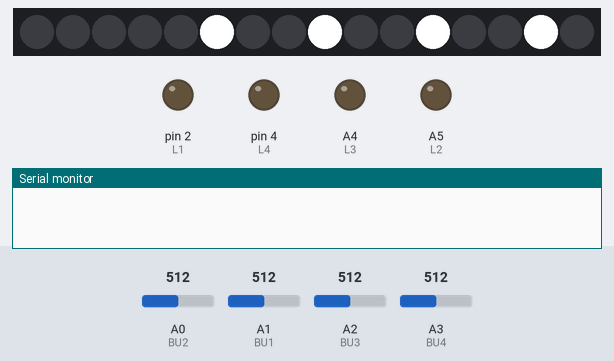
Bench run of a sketch on a simulated Arduino Uno, built with avr-gcc and run on an emulated ATmega328P. Parts: 16 RGB LEDs in strip order, left to right, output pins drawn as LEDs (lit = HIGH), the last lines printed to the serial monitor. The inputs (shaded band) are chosen by the test bench; at power-on: A3 (BU4) = 512, A0 (BU2) = 512, A1 (BU1) = 512, A2 (BU3) = 512. EEPROM starts erased.

Above: at 1.2 s.
1.3 s: A3 (BU4) set to 892
2.8 s: A3 (BU4) set to 911
At 4.0 s:
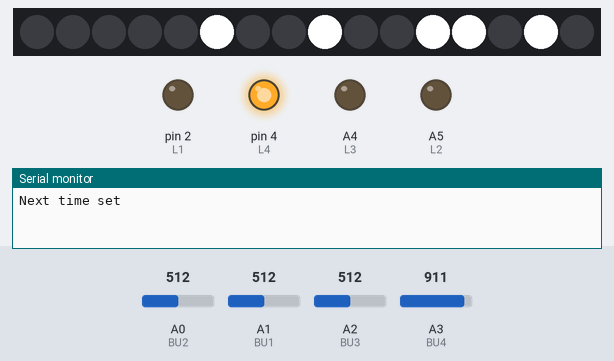
4.3 s: A0 (BU2) set to 888
5.8 s: A0 (BU2) set to 910
At 6.8 s:
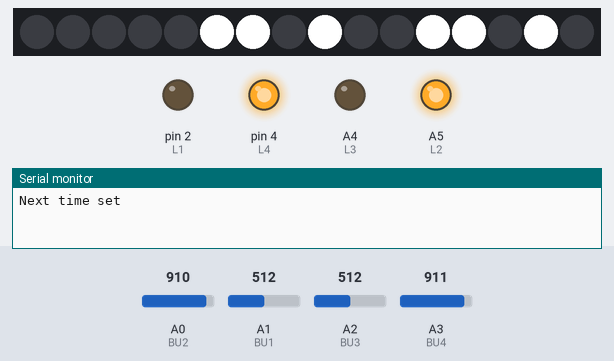
7.3 s: A1 (BU1) set to 883
8.8 s: A1 (BU1) set to 914
At 9.9 s:
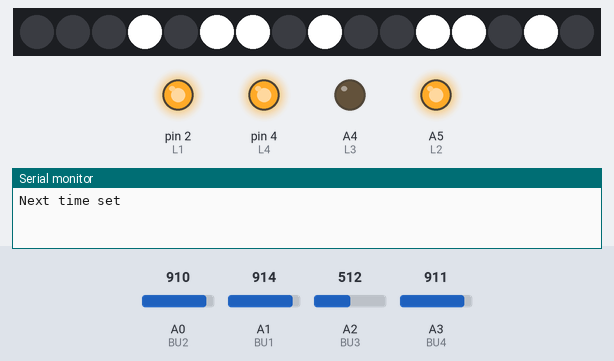
Timing chart, 0 to 11.3 s (numbered marks = the images above; inputs shaded):
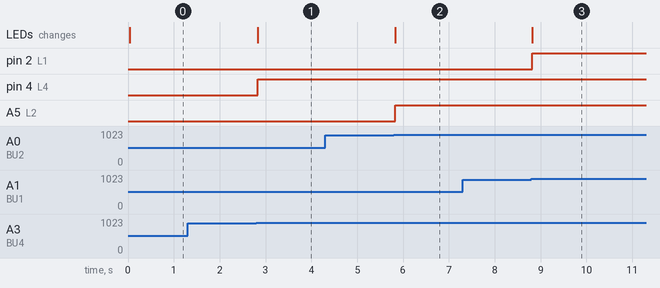

Measured:
- the behaviour switches between 899 and 900 on A3 (BU4) (found by bisection; images 0 and 1)
- the behaviour switches between 899 and 900 on A0 (BU2) (found by bisection; images 1 and 2)
- the behaviour switches between 899 and 900 on A1 (BU1) (found by bisection; images 2 and 3)
- after the input at 1.3 s, every drawn part: stays the same
- after the input at 2.8 s, pin 4 (L4): LOW → HIGH at once; the LEDs: change at once (image 1)
- after the input at 4.3 s, every drawn part: stays the same
- after the input at 5.8 s, A5 (L2): LOW → HIGH at once; the LEDs: change at once (image 2)
- after the input at 7.3 s, every drawn part: stays the same
- after the input at 8.8 s, pin 2 (L1): LOW → HIGH at once; the LEDs: change at once (image 3)

The sketch:

HatchSwitch_RGB_AVR.ino
```cpp
#include "SparkFun_Tlc5940.h"
#include <EEPROM.h>
#include <SoftwareSerial.h>

#define BU1 A1
#define BU2 A0
#define BU3 A2
#define BU4 A3
#define L1 2
#define L2 A5
#define L3 A4
#define L4 4
#define delms 4
#define ID1 0xDC
#define ID2 0x01

SoftwareSerial wifi(8,12);

bool SW1,SW2,SW3,SW4;

bool h1,h2,h3,h4;
bool cst = false;

unsigned long current_time,next_time;
byte sw1cOFF[3],sw2cOFF[3],sw3cOFF[3],sw4cOFF[3];
byte sw1cON[3],sw2cON[3],sw3cON[3],sw4cON[3];
int sw1cCC[3],sw2cCC[3],sw3cCC[3],sw4cCC[3];


void setup() {
  Serial.begin(9600);

  //Serial.println("Started");

  setONcolor(0xFF,0x00,0xFF);
  setOFFcolor(0x00,0x00,0xFF);
  pinMode(A0,INPUT);
  pinMode(A1,INPUT);
  pinMode(A2,INPUT);
  pinMode(A3,INPUT);
  pinMode(L1,OUTPUT);
  pinMode(L2,OUTPUT);
  pinMode(L3,OUTPUT);
  pinMode(L4,OUTPUT);
  Tlc.init();
  pinMode(12,OUTPUT);
  h1 = LOW;
  h2 = LOW;
  h3 = LOW;
  h4 = LOW;
  SW1 = LOW;
  SW2 = LOW;
  SW3 = LOW;
  SW4 = LOW;
  wifi.begin(9600);

  //initMEM();


}

void loop() {
  //wifi.write("jaja");
  sendState();
  getInput();
  processColor();
  readWifi();
  writeOutput();

}
```

func.ino
```cpp
void getInput()
{
  int i1,i2,i3,i4;
  i1=analogRead(BU1);
  delay(delms);
  i2=analogRead(BU2);
  delay(delms);
  i3=analogRead(BU3);
  delay(delms);
  i4=analogRead(BU4);
  delay(delms);
/*
  Serial.print(i1);
   Serial.print(",");
   Serial.print(i2);
   Serial.print(",");
   Serial.print(i3);
   Serial.print(",");
   Serial.println(i4);*/

  //-----------------------------H1----------------------------------//
  if(i1>=900)
  {
    if((h1==LOW)&&(SW1 == LOW))
    {
      SW1 = HIGH;
      h1 = HIGH;
      stateChange(0x00,SW1);
    }
    else if((h1 == LOW)&&(SW1 == HIGH))
    {
      SW1 = LOW;
      h1 = HIGH;
      stateChange(0x00,SW1);
    }

  }
  else
  {
    h1 = LOW;
  }

  //-----------------------------H2----------------------------------//
  if(i2>=900)
  {
    if((h2==LOW)&&(SW2 == LOW))
    {
      SW2 = HIGH;
      h2 = HIGH;
      stateChange(0x01,SW2);
    }
    else if((h2 == LOW)&&(SW2 == HIGH))
    {
      SW2 = LOW;
      h2 = HIGH;
      stateChange(0x01,SW2);
    }

  }
  else
  {
    h2 = LOW;
  }


  //-----------------------------H3----------------------------------//

  if(i3>=900)
  {
    if((h3==LOW)&&(SW3 == LOW))
    {
      SW3 = HIGH;
      h3 = HIGH;
      stateChange(0x02,SW3);
    }
    else if((h3 == LOW)&&(SW3 == HIGH))
    {
      SW3 = LOW;
      h3 = HIGH;
      stateChange(0x02,SW3);
    }

  }
  else
  {
    h3 = LOW;
  }


  //-----------------------------H4----------------------------------//
  if(i4>=900)
  {
    current_time = millis();
    if(cst == false)
    {
      next_time = current_time + 15000;
      Serial.println("Next time set");
      cst = true;
    }

    if((current_time >= next_time)&&(cst == true))
    {
      Serial.println("Activating AP MODE");
      sendAP();
      next_time = 0;
      cst = false;
    }


    if((h4==LOW)&&(SW4 == LOW))
    {
      SW4 = HIGH;
      h4 = HIGH;
      stateChange(0x03,SW4);
    }
    else if((h4 == LOW)&&(SW4 == HIGH))
    {
      SW4 = LOW;
      h4 = HIGH;
      stateChange(0x03,SW4);
    }

  }
  else
  {
    h4 = LOW;
     next_time = 0;
      cst = false;
  }
/*
  Serial.print(i1);
  Serial.print(",");
   Serial.print(i2);
  Serial.print(",");
   Serial.print(i3);
  Serial.print(",");
  Serial.println(i4);*/


}


void processColor()
{
  if(SW1 == HIGH)
  {
    setColor(1, sw1cON[0],sw1cON[1],sw1cON[2]);
  }
  else
  {

    setColor(1, sw1cOFF[0],sw1cOFF[1],sw1cOFF[2]);

  }

  if(SW2 == HIGH)
  {
    setColor(2, sw2cON[0],sw2cON[1],sw2cON[2]);
  }
  else
  {

    setColor(2, sw2cOFF[0],sw2cOFF[1],sw2cOFF[2]);

  }

  if(SW3 == HIGH)
  {
    setColor(3, sw3cON[0],sw3cON[1],sw3cON[2]);
  }
  else
  {

    setColor(3, sw3cOFF[0],sw3cOFF[1],sw3cOFF[2]);

  }

  if(SW4 == HIGH)
  {
    setColor(4, sw4cON[0],sw4cON[1],sw4cON[2]);
  }
  else
  {


    setColor(4, sw4cOFF[0],sw4cOFF[1],sw4cOFF[2]);


  }

  updateColor();

}


void readWifi()
{
  byte inbuff[32];
  byte crc = 0x00;
  if(wifi.available()==13)
  {
    Serial.println("Got Stuff");
    for(int i=0;i<=12;i++)
    {
      inbuff[i] = wifi.read();
      Serial.println(inbuff[i],HEX);
    }


    if((inbuff[0] == 0xCC)&&(inbuff[1] == 0x77)&&(inbuff[2] == 0xCC)&&(inbuff[3] == 0x77)&&(inbuff[4] == ID1)&&(inbuff[5] == ID2))
    {
      for(int j=0;j<=11;j++)
      {
        crc ^= inbuff[j];
      }

      //Serial.println(crc,HEX);
      //Serial.println(inbuff[12],HEX);

          if((inbuff[6] == 0x06)&&(inbuff[7] == 0xAC)&&(inbuff[12] == crc))
      {
         //Serial.println("OK");
        //----------------------------SW1-------------------------//
        if(inbuff[8]== 0x01)
        {
          SW1 = HIGH;
          EEPROM.write(0,inbuff[8]);
        }
        else if(inbuff[8] == 0x00)
        {
          SW1 = LOW;
          EEPROM.write(0,inbuff[8]);
        }
        else
        {

        }
        //----------------------------SW2-------------------------//
        if(inbuff[9]== 0x01)
        {
          SW2 = HIGH;
          EEPROM.write(1,inbuff[9]);
        }
        else if(inbuff[9] == 0x00)
        {
          SW2 = LOW;
          EEPROM.write(1,inbuff[9]);
        }
        else
        {

        }

        //----------------------------SW3-------------------------//
        if(inbuff[10]== 0x01)
        {
          SW3 = HIGH;
          EEPROM.write(2,inbuff[10]);
        }
        else if(inbuff[10] == 0x00)
        {
          SW3 = LOW;
          EEPROM.write(2,inbuff[10]);
        }
        else
        {

        }

        //----------------------------SW4-------------------------//
        if(inbuff[11]== 0x01)
        {
          SW4 = HIGH;
          EEPROM.write(3,inbuff[11]);
        }
        else if(inbuff[11] == 0x00)
        {
          SW4 = LOW;
          EEPROM.write(3,inbuff[11]);
        }
        else
        {

        }

       // sendState();

      // ACK();

      }

      else if((inbuff[6]==0x06)&&(inbuff[7] == 0xC0)&&(inbuff[12]==crc))
      {
        if(inbuff[8]==0x00)
        {
          setOFFcolor(inbuff[9],inbuff[10],inbuff[11]);
          //sendOFFrgb();
        }
        else if(inbuff[8]==0x01)
        {
          setONcolor(inbuff[9],inbuff[10],inbuff[11]);
         // sendONrgb();
        }
      }
      //NAK();
    }

  }
}


void setColor(byte swi, byte Rc,byte Gc,byte Bc)
{
  int r,g,b;
  r = map(Rc,0,255,0,4095);
  g = map(Gc,0,255,0,4095);
  b = map(Bc,0,255,0,4095);
  if(swi == 1)
  {
    sw1cCC[0] = r;
    sw1cCC[1] = g;
    sw1cCC[2] = b;
  }
  else if(swi == 2)
  {
    sw2cCC[0] = r;
    sw2cCC[1] = g;
    sw2cCC[2] = b;
  }
  else if(swi == 3)
  {
    sw3cCC[0] = r;
    sw3cCC[1] = g;
    sw3cCC[2] = b;
  }
  else if(swi == 4)
  {
    sw4cCC[0] = r;
    sw4cCC[1] = g;
    sw4cCC[2] = b;
  }
}


void updateColor()
{


    Tlc.set(3, sw1cCC[0]);
    Tlc.set(4, sw1cCC[1]);
    Tlc.set(5, sw1cCC[2]);
    Tlc.set(6, sw2cCC[0]);
    Tlc.set(7, sw2cCC[1]);
    Tlc.set(8, sw2cCC[2]);
    Tlc.set(9, sw3cCC[0]);
    Tlc.set(10, sw3cCC[1]);
    Tlc.set(11, sw3cCC[2]);
    Tlc.set(12, sw4cCC[0]);
    Tlc.set(13, sw4cCC[1]);
    Tlc.set(14, sw4cCC[2]);
    Tlc.update();


}


void writeOutput()
{
  digitalWrite(L1,SW1);
  digitalWrite(L2,SW2);
  digitalWrite(L3,SW3);
  digitalWrite(L4,SW4);
}


void sendONrgb()
{
  byte buffx[10];
  buffx[0] = 0xCC;
  buffx[1] = 0x77;
  buffx[2] = 0xCC;
  buffx[3] = 0x77;
  buffx[4] = 0x02;
  buffx[5] = 0x01;
  buffx[6] = sw1cON[0];
  buffx[7] = sw1cON[1];
  buffx[8] = sw1cON[2];
  buffx[9] = 0xCC;

  wifi.write(buffx,10);

}


void sendOFFrgb()
{
  byte buffx[10];
  buffx[0] = 0xCC;
  buffx[1] = 0x77;
  buffx[2] = 0xCC;
  buffx[3] = 0x77;
  buffx[4] = 0x02;
  buffx[5] = 0x00;
  buffx[6] = sw1cOFF[0];
  buffx[7] = sw1cOFF[1];
  buffx[8] = sw1cOFF[2];
  buffx[9] = 0xCC;

  wifi.write(buffx,10);

}


void sendAP()
{
  byte buffx[10];
  buffx[0] = 0xCC;
  buffx[1] = 0x77;
  buffx[2] = 0xCC;
  buffx[3] = 0x77;
  buffx[4] = 0xAA;
  buffx[5] = 0x25;
  buffx[6] = 0x01;
  buffx[7] = 0x01;
  buffx[8] = 0x01;
  buffx[9] = 0xCC;

  wifi.write(buffx,10);

}


void sendState()
{
  byte buffx[10];
  buffx[0] = 0xCC;
  buffx[1] = 0x77;
  buffx[2] = 0xCC;
  buffx[3] = 0x77;
  buffx[4] = 0x01;

  if(SW1 == true)
  {
   buffx[5] = 0x01;
  }
  else
  {
   buffx[5] = 0x00;
  }

  if(SW2 == true)
  {
   buffx[6] = 0x01;
  }
  else
  {
   buffx[6] = 0x00;
  }


  if(SW3 == true)
  {
   buffx[7] = 0x01;
  }
  else
  {
   buffx[7] = 0x00;
  }

  if(SW4 == true)
  {
   buffx[8] = 0x01;
  }
  else
  {
   buffx[8] = 0x00;
  }

  buffx[9] = 0xCC;

  //wifi.write(buffx,10);

}
```

inits.ino
```cpp
void initColor()
{
  sw1cOFF[0] = 0xFF;
  sw1cOFF[1] = 0x00;
  sw1cOFF[2] = 0xFF;
  sw2cOFF[0] = 0xFF;
  sw2cOFF[1] = 0x00;
  sw2cOFF[2] = 0xFF;
  sw3cOFF[0] = 0xFF;
  sw3cOFF[1] = 0x00;
  sw3cOFF[2] = 0xFF;
  sw4cOFF[0] = 0xFF;
  sw4cOFF[1] = 0x00;
  sw4cOFF[2] = 0xFF;

  sw1cON[0] = 0xFF;
  sw1cON[1] = 0x00;
  sw1cON[2] = 0x00;
  sw2cON[0] = 0xFF;
  sw2cON[1] = 0x00;
  sw2cON[2] = 0x00;
  sw3cON[0] = 0xFF;
  sw3cON[1] = 0x00;
  sw3cON[2] = 0x00;
  sw4cON[0] = 0xFF;
  sw4cON[1] = 0x00;
  sw4cON[2] = 0x00;
}


void setONcolor(byte re,byte gr, byte bl)
{
  sw1cON[0] = re;
  sw1cON[1] = gr;
  sw1cON[2] = bl;
  sw2cON[0] = re;
  sw2cON[1] = gr;
  sw2cON[2] = bl;
  sw3cON[0] = re;
  sw3cON[1] = gr;
  sw3cON[2] = bl;
  sw4cON[0] = re;
  sw4cON[1] = gr;
  sw4cON[2] = bl;
  EEPROM.write(4,re);
  delay(2);
  EEPROM.write(5,gr);
  delay(2);
  EEPROM.write(6,bl);
  delay(2);
}


void setOFFcolor(byte re,byte gr, byte bl)
{
  sw1cOFF[0] = re;
  sw1cOFF[1] = gr;
  sw1cOFF[2] = bl;
  sw2cOFF[0] = re;
  sw2cOFF[1] = gr;
  sw2cOFF[2] = bl;
  sw3cOFF[0] = re;
  sw3cOFF[1] = gr;
  sw3cOFF[2] = bl;
  sw4cOFF[0] = re;
  sw4cOFF[1] = gr;
  sw4cOFF[2] = bl;
  EEPROM.write(7,re);
  delay(2);
  EEPROM.write(8,gr);
  delay(2);
  EEPROM.write(9,bl);
  delay(2);
}
```

memory.ino
```cpp
//allocation
/*
 * 0 -- Sw1 state
 * 1 -- Sw2 state
 * 2 -- Sw3 state
 * 3 -- Sw4 state
 * 4 -- ON R
 * 5 -- ON G
 * 6 -- ON B
 * 7 -- OFF R
 * 8 -- OFF G
 * 9 -- OFF B


//allocation
/*
 * 0 -- Sw1 state
 * 1 -- Sw2 state
 * 2 -- Sw3 state
 * 3 -- Sw4 state
 * 4 -- SW1 ON R
 * 5 -- SW1 ON G
 * 6 -- SW1 ON B
 * 7 -- SW2 ON R
 * 8 -- SW2 ON G
 * 9 -- SW2 ON B
 * 10 -- SW3 ON R
 * 11 -- SW3 ON G
 * 12 -- SW3 ON B
 * 13 -- SW4 ON R
 * 14 -- SW4 ON G
 * 15 -- SW4 ON B
 * 16 -- SW1 OFF R
 * 17 -- SW1 OFF G
 * 18 -- SW1 OFF B
 * 19 -- SW2 OFF R
 * 20 -- SW2 OFF G
 * 21 -- SW2 OFF B
 * 22 -- SW3 OFF R
 * 23 -- SW3 OFF G
 * 24 -- SW3 OFF B
 * 25 -- SW4 OFF R
 * 26 -- SW4 OFF G
 * 27 -- SW4 OFF B
 */


void initMEM()
{
  loadDefaults();
  byte memRead[10];
  byte SS1,SS2,SS3,SS4;
  SS1 = EEPROM.read(0);
  delay(5);
  SS2 = EEPROM.read(1);
  delay(5);
  SS3 = EEPROM.read(2);
  delay(5);
  SS4 = EEPROM.read(3);
  delay(5);

  if((SS1>0x01)||(SS2>0x01)||(SS3>0x01)||(SS4>0x01))
  {
    loadDefaults();
    Serial.println("Loading Defaults");
  }
  for(int i=0;i<=10;i++)
  {
    memRead[i]=EEPROM.read(i);
    delay(5);
  }
  if(memRead[0] == 0x00)
  {
    SW1 = false;
  }
  else
  {
    SW1 = true;
  }

  if(memRead[1] == 0x00)
  {
    SW2 = false;
  }
  else
  {
    SW2 = true;
  }

  if(memRead[2] == 0x00)
  {
    SW3 = false;
  }
  else
  {
    SW3 = true;
  }

  if(memRead[3] == 0x00)
  {
    SW4 = false;
  }
  else
  {
    SW4 = true;
  }

  setONcolor(memRead[4],memRead[5],memRead[6]);
  setOFFcolor(memRead[7],memRead[8],memRead[9]);


}


void loadDefaults()
{
  for(int i=0;i<=10;i++)
  {
    EEPROM.write(i,0x00);
    delay(5);
  }

  EEPROM.write(4,0xFF);
  EEPROM.write(5,0x00);
  EEPROM.write(6,0xFF);

  EEPROM.write(7,0x00);
  EEPROM.write(8,0x00);
  EEPROM.write(9,0xFF);


}


void stateChange(byte swim,bool statys)
{
  byte mat;
  if(statys == HIGH)
  {
    mat = 0x01;
  }
  else
  {
    mat = 0x00;
  }

  EEPROM.write(swim,mat);
  //EEPROM.commit();
  //Serial.print("Switch: ");
  //Serial.print(swim,HEX);
  //Serial.print(" ,State: ");
  //Serial.println(mat);

  //sendState();
}
```
